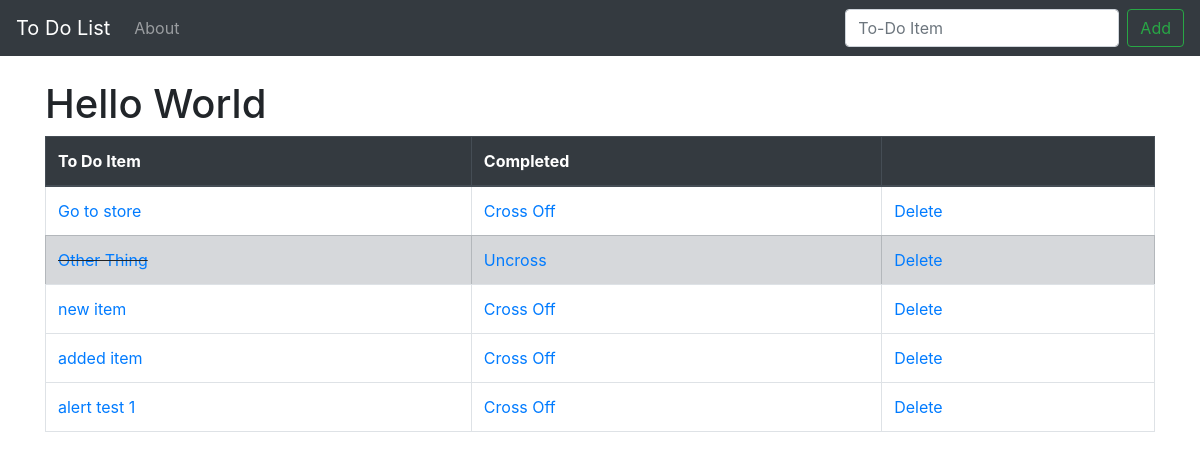
Before: / with the older database file.
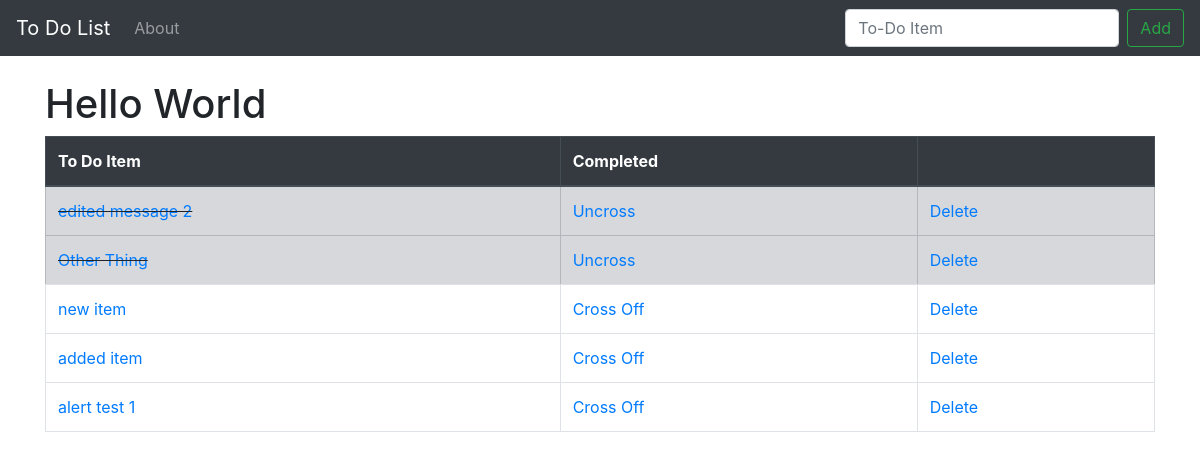
After: the same page with the newer database file.
### ToDoList/models.py (models this page shows, shortened)
class List(models.Model):
	item = models.CharField(max_length = 255)
	completed = models.BooleanField(default = False)

### ToDoList/views.py (the view)
# urls.py: 2. Add a URL to urlpatterns:  path('', views.home, name='home')
def home(request):
	if request.method == 'POST':
		form = ListForm(request.POST or None)
		if form.is_valid():
			form.save()
			allItems = List.objects.all
			messages.success(request,('the item has been added to the DataBase!'))
			return render(request, 'home.html', {'all_items': allItems})
	else:
		allItems = List.objects.all
		return render(request, 'home.html', {'all_items': allItems})

### ToDoList/templates/home.html (shortened to what this page needs)
{% extends 'base.html' %}
{% block content %}
<h1> Hello World </h1>
	{% if all_items %}
		<table class="table table-bordered">
			<thead class = "thead-dark">
			<tr>
	      <th scope="col">To Do Item</th>
	      <th scope="col">Completed</th>
	      <th scope="col"> </th>
	    </tr>
	    </thead>
		 {% for i in all_items %}
		 		{% if i.completed %}
				 <tr class = "table-secondary">
				 		<td class = "striker"><a href="{% url 'edit' i.id %}">{{i.item}}</a></td>
				 		<td><a href="{% url 'crossOff' i.id %}">Uncross</a></td>
				 		<td><a href="{% url 'delete' i.id %}">Delete</a></td>
				 	<tr>
				 {% else %}
				 	<tr>
				 		<td><a href="{% url 'edit' i.id %}">{{i.item}}</a></td>
				 		<td><a href="{% url 'crossOff' i.id %}">Cross Off</a></td>
				 		<td><a href="{% url 'delete' i.id %}">Delete</a></td>
				 	<tr>
			 	{% endif %}
		 {% endfor %}
	</table>
	{% endif %}
{% endblock %}

Changed rows visible on the page:
changed List: item "Go to store" → "edited message 2"; completed "Cross Off" → "Uncross"
